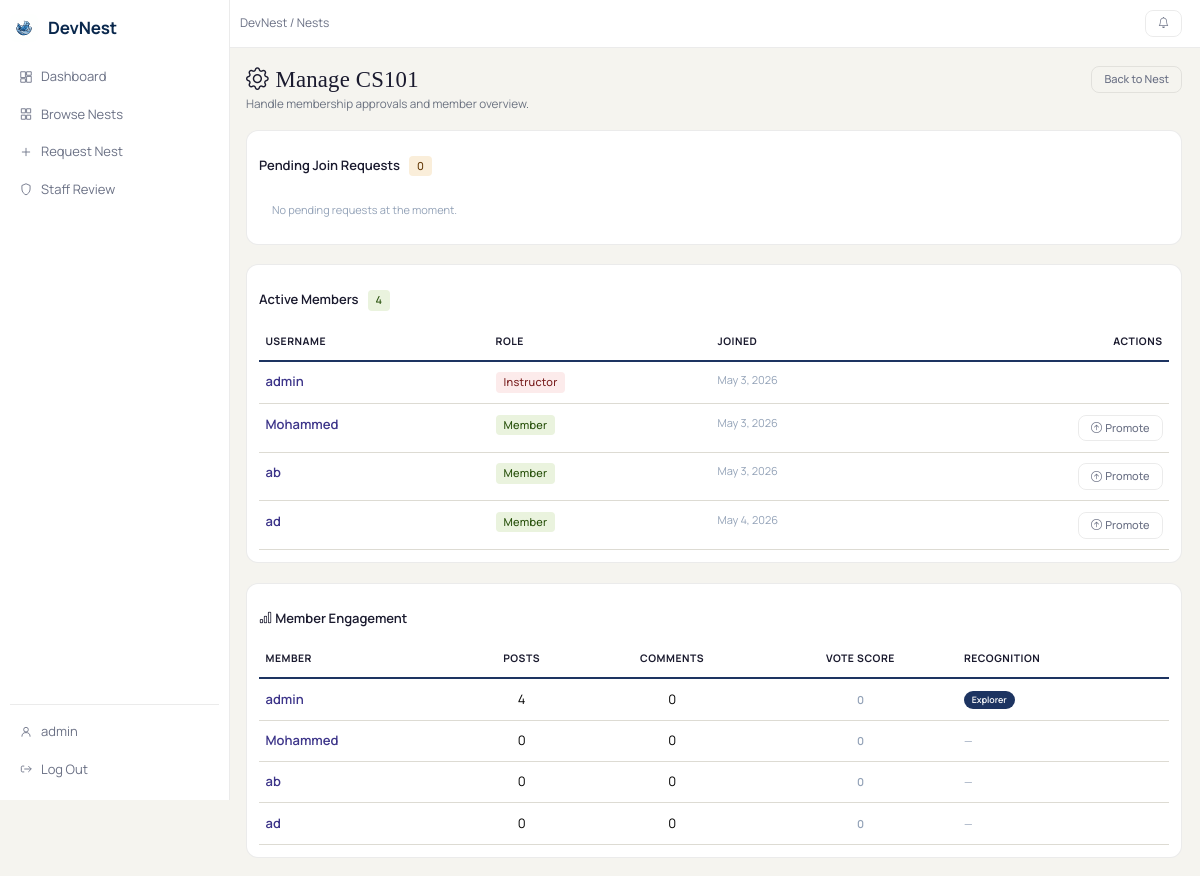
/nests/1/manage/ (signed in), run on the app's committed database.
### nests/models.py (models this page shows, shortened)
class Nest(models.Model):
    class Status(models.TextChoices):
        PENDING  = 'pending',  'Pending'
        APPROVED = 'approved', 'Approved'
        REJECTED = 'rejected', 'Rejected'
    name        = models.CharField(max_length=255)
    description = models.TextField()
    creator     = models.ForeignKey(settings.AUTH_USER_MODEL, on_delete=models.CASCADE)
    members     = models.ManyToManyField(
        settings.AUTH_USER_MODEL,
        through='NestMembership',
        related_name='nests',
    )
    status      = models.CharField(
        max_length=20,
        choices=Status.choices,
        default=Status.PENDING,
    )
    created_at  = models.DateTimeField(auto_now_add=True)
    def membership_for(self, user):
        if not getattr(user, 'is_authenticated', False):
            return None
        return self.memberships.filter(user=user, status=NestMembership.Status.ACTIVE).first()
    def is_nest_staff(self, user):
        m = self.membership_for(user)
        return m is not None and m.role in (NestMembership.Role.INSTRUCTOR, NestMembership.Role.ASSISTANT)

class NestMembership(models.Model):
    class Role(models.TextChoices):
        INSTRUCTOR = 'instructor', 'Instructor'
        ASSISTANT  = 'assistant',  'Assistant'
        MEMBER     = 'member',     'Member'
    class Status(models.TextChoices):
        PENDING  = 'pending',  'Pending'
        ACTIVE   = 'active',   'Active'
        REJECTED = 'rejected', 'Rejected'
    nest      = models.ForeignKey(Nest, on_delete=models.CASCADE, related_name='memberships')
    user      = models.ForeignKey(settings.AUTH_USER_MODEL, on_delete=models.CASCADE, related_name='nest_memberships')
    role      = models.CharField(max_length=20, choices=Role.choices, default=Role.MEMBER)
    status    = models.CharField(max_length=20, choices=Status.choices, default=Status.PENDING)
    joined_at = models.DateTimeField(auto_now_add=True)
    class Meta:
        constraints = [
            models.UniqueConstraint(fields=['nest', 'user'], name='unique_nest_membership')
        ]
        ordering = ['nest', 'joined_at']

### recognition/models.py (models this page shows, shortened)
class NestRecognition(models.Model):
    user         = models.ForeignKey(User, on_delete=models.CASCADE, related_name='recognitions')
    nest         = models.ForeignKey(Nest, on_delete=models.CASCADE, related_name='recognitions')
    score        = models.IntegerField(default=0)
    title        = models.CharField(max_length=64, choices=TITLE_CHOICES, default="New Member")
    badge        = models.CharField(max_length=64, choices=BADGE_CHOICES, blank=True, default="")
    last_updated = models.DateTimeField(auto_now=True)
    class Meta:
        unique_together = [('user', 'nest')]
        ordering = ['-score']

### nests/views.py (the view, shortened to what this page needs)
# urls.py: path('<int:nest_id>/manage/', views.manage_nest_view,       name='manage_nest'),
def manage_nest_view(request: HttpRequest, nest_id: int):
    if not request.user.is_authenticated:
        return _require_auth(request, 'You must be signed in and be a nest-staff member to manage a nest.')
    nest = get_object_or_404(Nest, pk=nest_id, status=Nest.Status.APPROVED)
    if not (nest.is_nest_staff(request.user) or nest.is_site_staff(request.user)):
        return _deny_access(request, 'Only nest-staff (instructor or assistant) can manage this nest.', 'nests:nest_detail', nest_id=nest.pk)
    pending_requests = nest.memberships.filter(status=NestMembership.Status.PENDING)
    active_members   = nest.memberships.filter(status=NestMembership.Status.ACTIVE).select_related('user')
    from recognition.models import NestRecognition
    rec_map = {r.user_id: r for r in NestRecognition.objects.filter(nest=nest)}
    analytics = []
    for m in active_members:
        post_count    = Post.objects.filter(user=m.user, nest=nest).count()
        comment_count = Comment.objects.filter(user=m.user, post__nest=nest).count()
        vote_score    = (
            PostVote.objects.filter(post__nest=nest, post__user=m.user)
            .aggregate(total=Coalesce(Sum('value'), Value(0)))['total']
        )
        rec = rec_map.get(m.user_id)
        analytics.append({
            'membership': m,
            'post_count': post_count,
            'comment_count': comment_count,
            'vote_score': vote_score,
            'rec': rec,
        })
    return render(request, 'nests/manage_nest.html', {
        'nest': nest,
        'pending_requests': pending_requests,
        'active_members': active_members,
        'analytics': analytics,
    })

### nests/templates/nests/manage_nest.html (shortened to what this page needs)
{% extends "nests/base.html" %}
{% block content %}
<div class="nest-page-head">
    <div>
        <h2 class="nest-page-title"><i class="bi bi-gear me-2"></i>Manage {{ nest.name }}</h2>
        <p class="nest-page-subtitle">Handle membership approvals and member overview.</p>
    </div>
    <a href="{% url 'nests:nest_detail' nest_id=nest.pk %}" class="nest-btn-soft">Back to Nest</a>
</div>
<div class="nest-surface mb-4 overflow-hidden">
    <div class="card-header fw-semibold bg-transparent border-0 py-3">
        Pending Join Requests
        <span class="nest-chip nest-chip-pending ms-2">{{ pending_requests|length }}</span>
    </div>
    <div class="card-body p-0">
        {% if pending_requests %}
        <table class="table table-hover mb-0 nest-table">
            <thead>
                <tr>
                    <th>Username</th>
                    <th>Requested</th>
                    <th class="text-end">Actions</th>
                </tr>
            </thead>
            <tbody>
                {% for m in pending_requests %}
                <tr>
                    <td class="align-middle">
                        <a href="{% url 'accounts:user_profile_view' user_name=m.user.username %}" class="text-decoration-none fw-semibold">{{ m.user.username }}</a>
                    </td>
                    <td class="align-middle text-muted small">{{ m.joined_at|date:"N j, Y" }}</td>
                    <td class="text-end">
                        <form method="post" class="d-inline">
                            {% csrf_token %}
                            <input type="hidden" name="membership_id" value="{{ m.pk }}">
                            <button name="action" value="approve" class="nest-btn-main btn-sm me-1">
                                <i class="bi bi-check-lg"></i> Approve
                            </button>
                            <button name="action" value="reject" class="btn btn-sm btn-outline-danger rounded-3">
                                <i class="bi bi-x-lg"></i> Reject
                            </button>
                        </form>
                    </td>
                </tr>
                {% endfor %}
            </tbody>
        </table>
        {% else %}
        <p class="text-muted p-3 mb-0">No pending requests at the moment.</p>
        {% endif %}
    </div>
</div>
<div class="nest-surface overflow-hidden">
    <div class="card-header fw-semibold bg-transparent border-0 py-3">
        Active Members
        <span class="nest-chip nest-chip-approved ms-2">{{ active_members|length }}</span>
    </div>
    <div class="card-body p-0">
        {% if active_members %}
        <table class="table table-hover mb-0 nest-table">
            <thead>
                <tr>
                    <th>Username</th>
                    <th>Role</th>
                    <th>Joined</th>
                    <th class="text-end">Actions</th>
                </tr>
            </thead>
            <tbody>
                {% for m in active_members %}
                <tr>
                    <td>
                        <a href="{% url 'accounts:user_profile_view' user_name=m.user.username %}" class="text-decoration-none fw-semibold">{{ m.user.username }}</a>
                    </td>
                    <td>
                        <span class="nest-chip {% if m.role == 'instructor' %}nest-chip-rejected{% elif m.role == 'assistant' %}nest-chip-pending{% else %}nest-chip-approved{% endif %}">
                            {{ m.get_role_display }}
                        </span>
                    </td>
                    <td class="text-muted small">{{ m.joined_at|date:"N j, Y" }}</td>
                    <td class="text-end">
                        {% if m.role == 'member' %}
                        <form method="post" class="d-inline">
                            <button name="action" value="promote" class="btn btn-sm btn-outline-secondary rounded-3">
                                <i class="bi bi-arrow-up-circle me-1"></i>Promote
                            </button>
                        </form>
                        {% endif %}
                    </td>
                </tr>
                {% endfor %}
            </tbody>
        </table>
        {% else %}
        <p class="text-muted p-3 mb-0">No active members yet.</p>
        {% endif %}
    </div>
</div>
{% if analytics %}
<div class="nest-surface overflow-hidden mt-4">
    <div class="card-header fw-semibold bg-transparent border-0 py-3">
        <i class="bi bi-bar-chart me-1"></i>Member Engagement
    </div>
    <div class="card-body p-0">
        <table class="table table-hover mb-0 nest-table">
            <thead>
                <tr>
                    <th>Member</th>
                    <th class="text-center">Posts</th>
                    <th class="text-center">Comments</th>
                    <th class="text-center">Vote Score</th>
                    <th>Recognition</th>
                </tr>
            </thead>
            <tbody>
                {% for row in analytics %}
                <tr>
                    <td>
                        <a href="{% url 'accounts:user_profile_view' user_name=row.membership.user.username %}" class="text-decoration-none fw-semibold">{{ row.membership.user.username }}</a>
                    </td>
                    <td class="text-center">{{ row.post_count }}</td>
                    <td class="text-center">{{ row.comment_count }}</td>
                    <td class="text-center">
                        <span class="{% if row.vote_score > 0 %}text-success{% elif row.vote_score < 0 %}text-danger{% else %}text-muted{% endif %} fw-semibold">
                            {{ row.vote_score }}
                        </span>
                    </td>
                    <td>
                        {% if row.rec %}
                        <span class="recog-title-pill">{{ row.rec.title }}</span>
                        {% else %}
                        <small class="text-muted">—</small>
                        {% endif %}
                    </td>
                </tr>
                {% endfor %}
            </tbody>
        </table>
    </div>
</div>
{% endif %}
{% endblock %}

### nests/templates/nests/base.html (shortened to what this page needs)
{% load static %}
<!doctype html>
<html lang="en">
<head>
	<link href="https://cdn.jsdelivr.net/npm/bootstrap@5.3.3/dist/css/bootstrap.min.css" rel="stylesheet">
	<link href="https://cdn.jsdelivr.net/npm/bootstrap-icons@1.11.3/font/bootstrap-icons.css" rel="stylesheet">
	<link rel="stylesheet" href="{% static 'css/nests.css' %}">
	<link rel="stylesheet" href="{% static 'css/design-system.css' %}">
</head>
<body class="nest-shell">
	<div class="nest-layout">
		<aside class="nest-sidebar">
			<a class="nest-sidebar__brand" href="/">
				<img src="{% static 'images/logo.svg' %}" alt="DevNest" width="28" height="28" style="border-radius:6px;">
				<span class="nest-sidebar__name">DevNest</span>
			</a>
			<nav class="nest-sidebar__nav" aria-label="Primary">
				<a class="nest-sidebar__link {% if request.path == '/nests/' %}is-active{% endif %}" href="{% url 'nests:nest_dashboard' %}">
					<svg viewBox="0 0 24 24" fill="none" aria-hidden="true"><path d="M3 13h8V3H3v10Zm0 8h8v-6H3v6Zm10 0h8V11h-8v10Zm0-18v6h8V3h-8Z" stroke="currentColor"/></svg>
					<span>Dashboard</span>
				</a>
				<a class="nest-sidebar__link {% if '/nests/browse/' in request.path %}is-active{% endif %}" href="{% url 'nests:nest_list_view' %}">
					<svg viewBox="0 0 24 24" fill="none" aria-hidden="true"><path d="M11 3H4v7h7V3Zm9 0h-7v7h7V3ZM11 14H4v7h7v-7Zm9 0h-7v7h7v-7Z" stroke="currentColor"/></svg>
					<span>Browse Nests</span>
				</a>
				<a class="nest-sidebar__link {% if '/nests/request/' in request.path %}is-active{% endif %}" href="{% url 'nests:request_nest_view' %}">
					<svg viewBox="0 0 24 24" fill="none" aria-hidden="true"><path d="M12 5v14M5 12h14" stroke="currentColor"/></svg>
					<span>Request Nest</span>
				</a>
				{% if request.user.is_staff or request.user.is_superuser %}
					<a class="nest-sidebar__link {% if '/nests/staff/review/' in request.path %}is-active{% endif %}" href="{% url 'nests:staff_nest_review' %}">
						<svg viewBox="0 0 24 24" fill="none" aria-hidden="true"><path d="m12 3 7 3v6c0 5-3.5 8.7-7 10-3.5-1.3-7-5-7-10V6l7-3Z" stroke="currentColor"/></svg>
						<span>Staff Review</span>
					</a>
				{% endif %}
			</nav>
			{% if request.user.is_authenticated %}
			<div class="nest-sidebar__footer">
				<a class="nest-sidebar__link {% if '/accounts/profile/' in request.path %}is-active{% endif %}" href="{% url 'accounts:user_profile_view' request.user.username %}">
					<svg viewBox="0 0 24 24" fill="none" aria-hidden="true"><path d="M12 12a4 4 0 1 0 0-8 4 4 0 0 0 0 8Zm-7 8a7 7 0 0 1 14 0" stroke="currentColor"/></svg>
					<span>{{ request.user.username }}</span>
				</a>
				<a class="nest-sidebar__link" href="{% url 'accounts:log_out' %}?next={{request.path}}">
					<svg viewBox="0 0 24 24" fill="none" aria-hidden="true"><path d="M9 7H6a2 2 0 0 0-2 2v6a2 2 0 0 0 2 2h3M16 17l5-5-5-5M21 12H9" stroke="currentColor"/></svg>
					<span>Log Out</span>
				</a>
			</div>
			{% endif %}
		</aside>
		<div class="nest-main-wrap">
			<header class="nest-topbar-v2">
				<div class="nest-topbar-v2__crumb">{% block topbar_crumb %}DevNest / Nests{% endblock %}</div>
				<div class="d-flex align-items-center gap-2">
					{% if request.user.is_authenticated %}
						<div class="dropdown">
							<button class="btn btn-sm btn-light position-relative" type="button" id="nestNotifDropdown" data-bs-toggle="dropdown" aria-expanded="false" title="Notifications">
								<i class="bi bi-bell"></i>
							</button>
						</div>
					{% else %}
						<a class="btn btn-sm btn-light" href="{% url 'accounts:sign_in' %}?next={{request.path}}">Sign in</a>
					{% endif %}
				</div>
			</header>
			<main class="nest-content">
				{% block content %}{% endblock %}
			</main>
		</div>
	</div>
</body>
</html>

### data on the page
Nest: name "CS101"
NestMembership: user.username "admin", role "Instructor", joined_at "May 3, 2026", membership.user.username "admin", post_count "4", comment_count "0", vote_score "0", rec "Explorer"
NestMembership: user.username "Mohammed", role "Member", joined_at "May 3, 2026", membership.user.username "Mohammed", post_count "0", comment_count "0", vote_score "0"
NestMembership: user.username "ab", role "Member", joined_at "May 3, 2026", membership.user.username "ab", post_count "0", comment_count "0", vote_score "0"
NestMembership: user.username "ad", role "Member", joined_at "May 4, 2026", membership.user.username "ad", post_count "0", comment_count "0", vote_score "0"

### other printed values
{{ request.user.username }} "admin"
{{ pending_requests|length }} "0"
{{ active_members|length }} "4"
